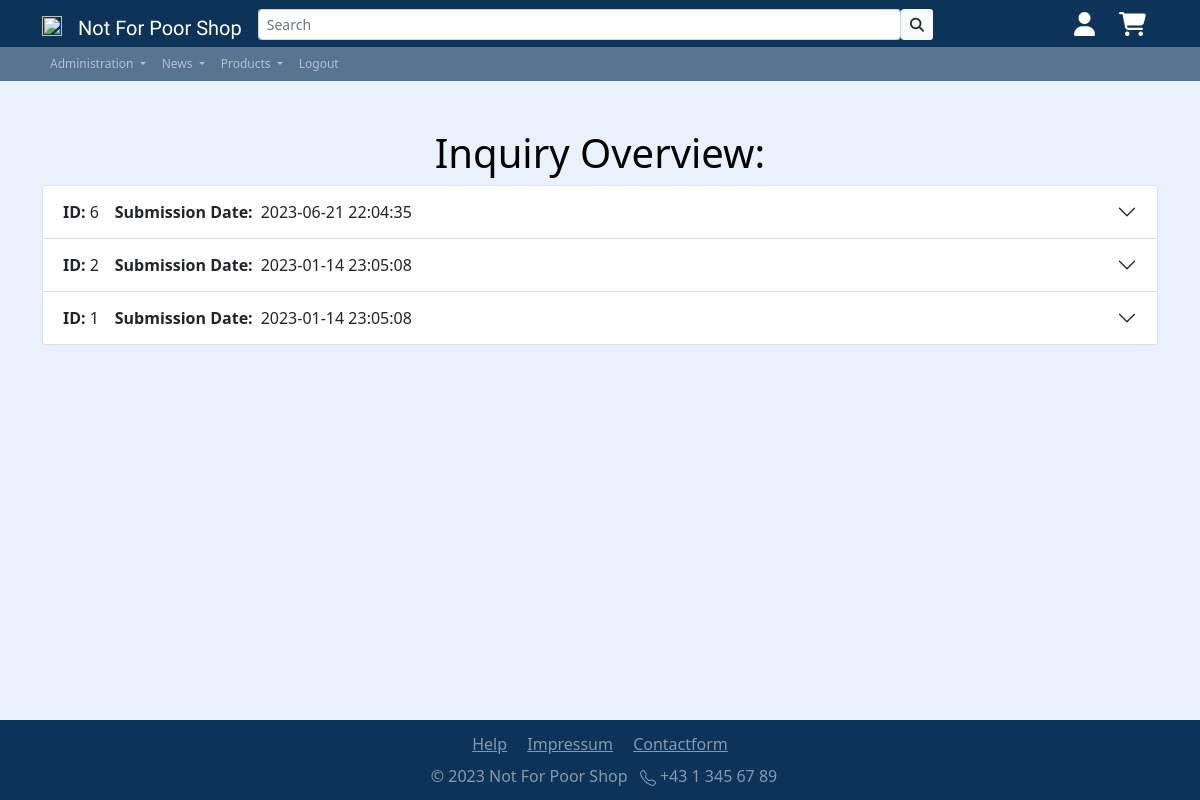
Page /app/inc/pgs/contact_overview.php (signed in) on the committed database.
### tables this page shows
CREATE TABLE `contact_query` (
  `id` int(11) NOT NULL,
  `created` datetime NOT NULL DEFAULT current_timestamp(),
  `name` varchar(256) NOT NULL,
  `email` varchar(256) NOT NULL,
  `subject` varchar(256) NOT NULL,
  `message` text NOT NULL
);

### app/inc/pgs/contact_overview.php (the view, shortened to what this page needs)
<!DOCTYPE html>
<html lang="en">
<head>
    <?php
        include '../includes/head.php';
    ?>
</head>
<body class="d-flex flex-column min-vh-100">
    <div class="container site-font-color">
        <h1 class="h1 mt-5 text-center">Inquiry Overview:</h1>
        <?php
        require_once('../../config/dbaccess.php');
    $db_obj = new mysqli($host, $user, $password, $database);
    $sql =  "SELECT * FROM contact_query ORDER BY ID DESC";
    $result = $db_obj->query($sql);
    while ($row = $result->fetch_assoc()) {
        $field1name = $row["id"];
        $field2name = $row["created"];
        $field3name = $row["name"];
        $field4name = $row["email"];
        $field5name = $row["subject"];
        $field6name = $row["message"];
        echo "
            <div class='accordion-item'>
                <h2 class='accordion-header' id='panelsStayOpen-headingOne'>
                    <button class='accordion-button collapsed' type='button' data-bs-toggle='collapse' data-bs-target='#panelsStayOpen-collapseOne' aria-expanded='false' aria-controls='panelsStayOpen-collapseOne'>
                    <strong class='me-1'>ID:</strong>  $field1name <strong class='ms-3 me-2'>Submission Date:</strong> $field2name
                </button>
                </h2>
                <div id='panelsStayOpen-collapseOne' class='accordion-collapse collapse' aria-labelledby='panelsStayOpen-headingOne'>
                    <div class='accordion-body'>
                        <strong class='h2'>Subject: $field5name</strong> <br>
                        <strong>Name:</strong> $field3name <strong>Email:</strong> $field4name <br>
                        $field6name
                    </div>
                </div>
            </div>";
    }
    ?>
    </div>
    <?php
    include '../includes/footer.php';
    ?>
</body>
</html>

### app/res/css/styles.css (style rules this page uses)
html { height: 100%; }
body { background-color: #e9f2fc; font-family: "Segoe UI", Tahoma, Geneva, Verdana, sans-serif; background-image: none; background-repeat: no-repeat; background-position: center; background-attachment: fixed; }
.site-font-color { color: #000000; }

### rows in the picture
contact_query: id "6", created "2023-06-21 22:04:35"
contact_query: id "2", created "2023-01-14 23:05:08"
contact_query: id "1", created "2023-01-14 23:05:08"
